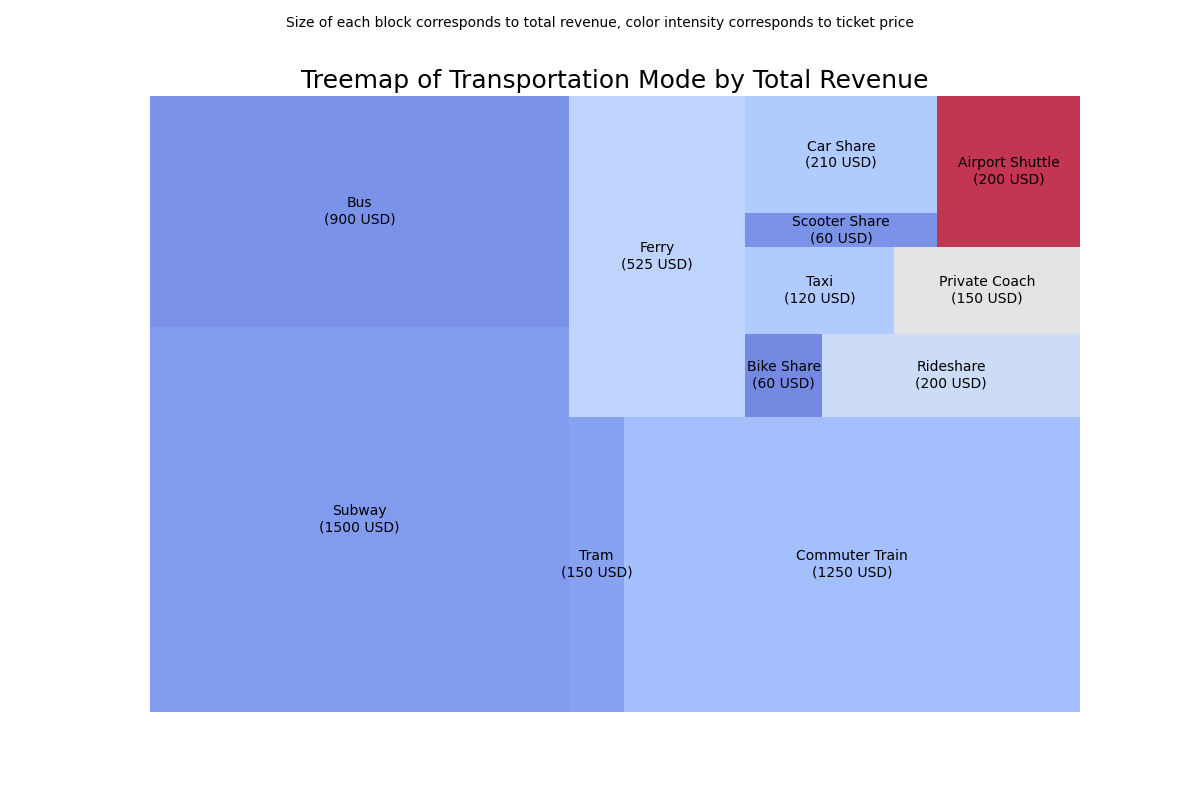

The Python source for this figure:

import matplotlib.pyplot as plt
import pandas as pd
import squarify

# Given data in the form of a list of dictionaries
data = [
    {'Transportation Mode': 'Subway', 'Number of Passengers (Thousands)': 1200, 'Ticket Price (USD)': 1.25, 'Total Revenue (USD)': 1500},
    {'Transportation Mode': 'Bus', 'Number of Passengers (Thousands)': 900, 'Ticket Price (USD)': 1.0, 'Total Revenue (USD)': 900},
    {'Transportation Mode': 'Tram', 'Number of Passengers (Thousands)': 100, 'Ticket Price (USD)': 1.5, 'Total Revenue (USD)': 150},
    {'Transportation Mode': 'Commuter Train', 'Number of Passengers (Thousands)': 500, 'Ticket Price (USD)': 2.5, 'Total Revenue (USD)': 1250},
    {'Transportation Mode': 'Ferry', 'Number of Passengers (Thousands)': 150, 'Ticket Price (USD)': 3.5, 'Total Revenue (USD)': 525},
    {'Transportation Mode': 'Bike Share', 'Number of Passengers (Thousands)': 80, 'Ticket Price (USD)': 0.75, 'Total Revenue (USD)': 60},
    {'Transportation Mode': 'Rideshare', 'Number of Passengers (Thousands)': 50, 'Ticket Price (USD)': 4.0, 'Total Revenue (USD)': 200},
    {'Transportation Mode': 'Taxi', 'Number of Passengers (Thousands)': 40, 'Ticket Price (USD)': 3.0, 'Total Revenue (USD)': 120},
    {'Transportation Mode': 'Private Coach', 'Number of Passengers (Thousands)': 30, 'Ticket Price (USD)': 5.0, 'Total Revenue (USD)': 150},
    {'Transportation Mode': 'Scooter Share', 'Number of Passengers (Thousands)': 60, 'Ticket Price (USD)': 1.0, 'Total Revenue (USD)': 60},
    {'Transportation Mode': 'Car Share', 'Number of Passengers (Thousands)': 70, 'Ticket Price (USD)': 3.0, 'Total Revenue (USD)': 210},
    {'Transportation Mode': 'Airport Shuttle', 'Number of Passengers (Thousands)': 20, 'Ticket Price (USD)': 10.0, 'Total Revenue (USD)': 200}
]

# Convert the data into a Pandas DataFrame
df = pd.DataFrame(data)

# Create a treemap
sizes = df['Total Revenue (USD)'].values
labels = df.apply(lambda x: f"{x['Transportation Mode']}\n({x['Total Revenue (USD)']} USD)", axis=1)
color = plt.cm.coolwarm(df['Ticket Price (USD)'] / df['Ticket Price (USD)'].max())

# Plot
fig, ax = plt.subplots(figsize=(12, 8))
squarify.plot(sizes=sizes, label=labels, color=color, alpha=0.8)
plt.axis('off')

# Add title and subtitle
plt.title('Treemap of Transportation Mode by Total Revenue', fontsize=18)
plt.suptitle('Size of each block corresponds to total revenue, color intensity corresponds to ticket price', fontsize=10)

# Show plot
plt.show()
